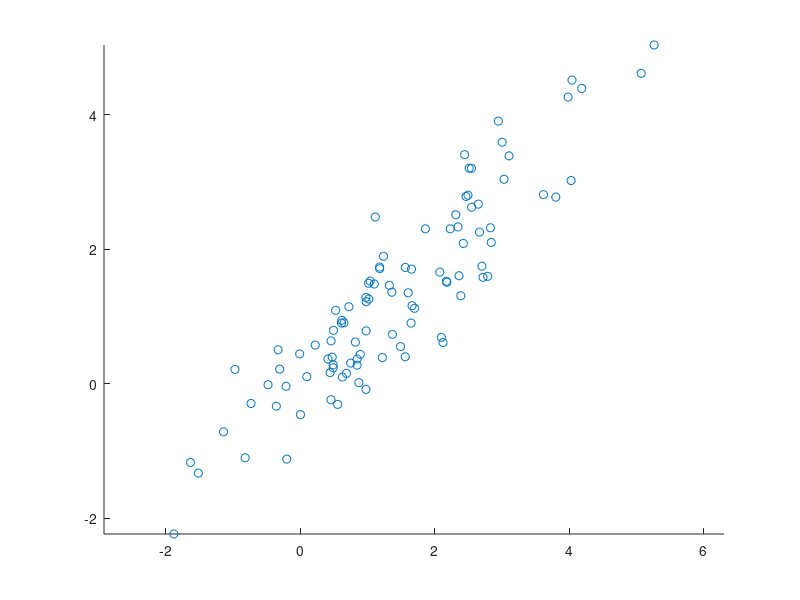

Recreate this plot in MATLAB. (Note: this script raises an error after producing the figure.)
close all 
clear

load data1;

k=1;
j=1;
m=1;

for i=1:length(ytest)
    switch ytest(i);
        case 1
            X_1(:,k) =  xtest(:,i);
            k=k+1;
        case 2
            X_2(:,j) =  xtest(:,i);
            j=j+1;
        case 3
            X_3 (:,m)=  xtest(:,i);
            m=m+1;
    end
end

for i=1:length(ytrain)
    switch ytrain(i);
        case 1
            X_1(:,k) =  xtrain(:,i);
            k=k+1;
        case 2
            X_2(:,j) =  xtrain(:,i);
            j=j+1;
        case 3
            X_3 (:,m)=  xtrain(:,i);
            m=m+1;
    end
end


figure  
hold on

axis equal

scatter (X_1(1,:),X_1(2,:))

scatter (X_2(1,:),X_2(2,:),'X')

scatter (X_3(1,:),X_3(2,:), 'd')


title('test data')


legend('class_1','class_2','class_3')